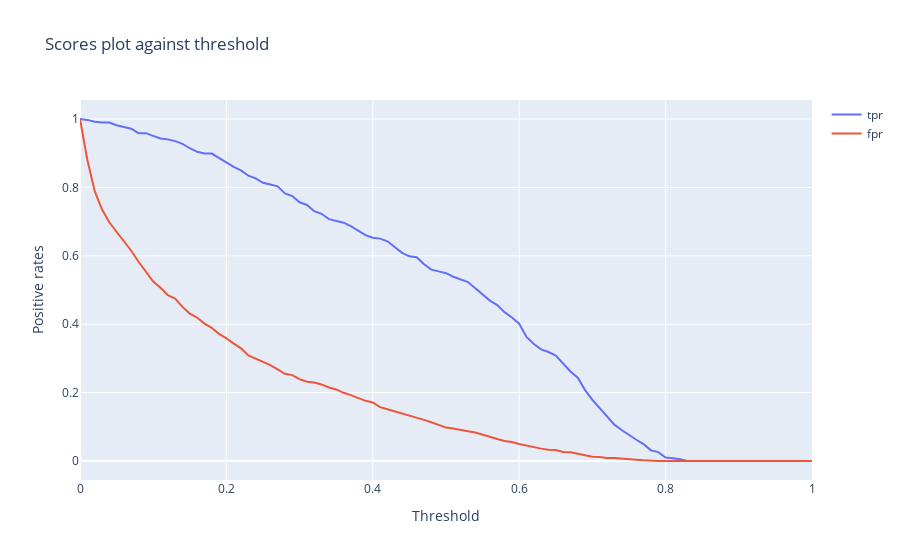

The notebook cell saved with this chart:
### Code cell
# Plotting the true positive and false positive rates against threshold
trace1 = go.Scatter(x=confusion_scores['threshold'], y=confusion_scores['tpr'], mode='lines', name='tpr')
trace2 = go.Scatter(x=confusion_scores['threshold'], y=confusion_scores['fpn'], mode='lines', name='fpr')

data = [trace1, trace2]

layout = go.Layout(title='Scores plot against threshold', xaxis_title = 'Threshold', yaxis_title = 'Positive rates')

figure = go.Figure(data=data, layout=layout)

py.iplot(figure)
